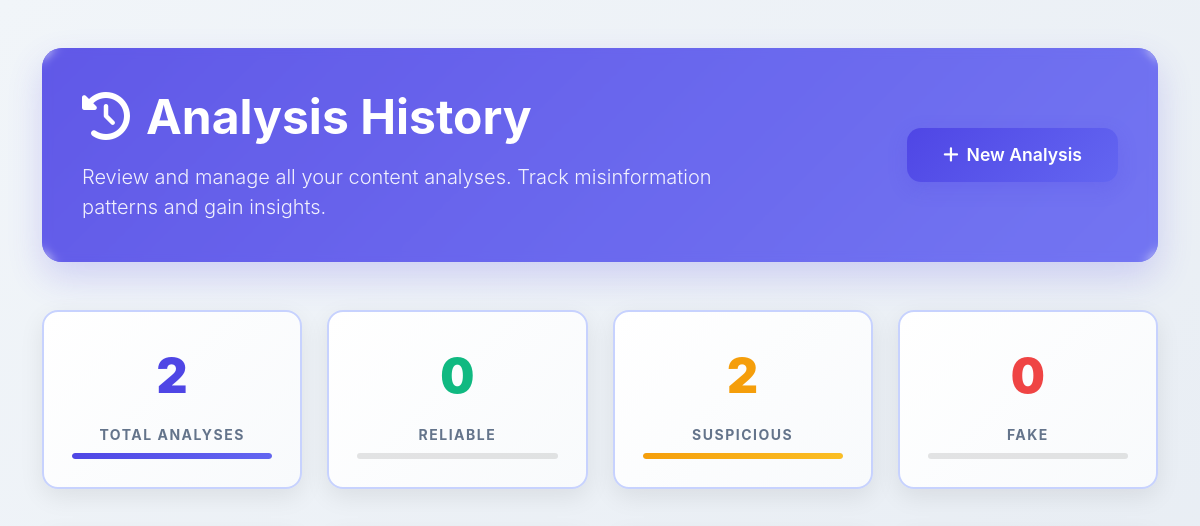
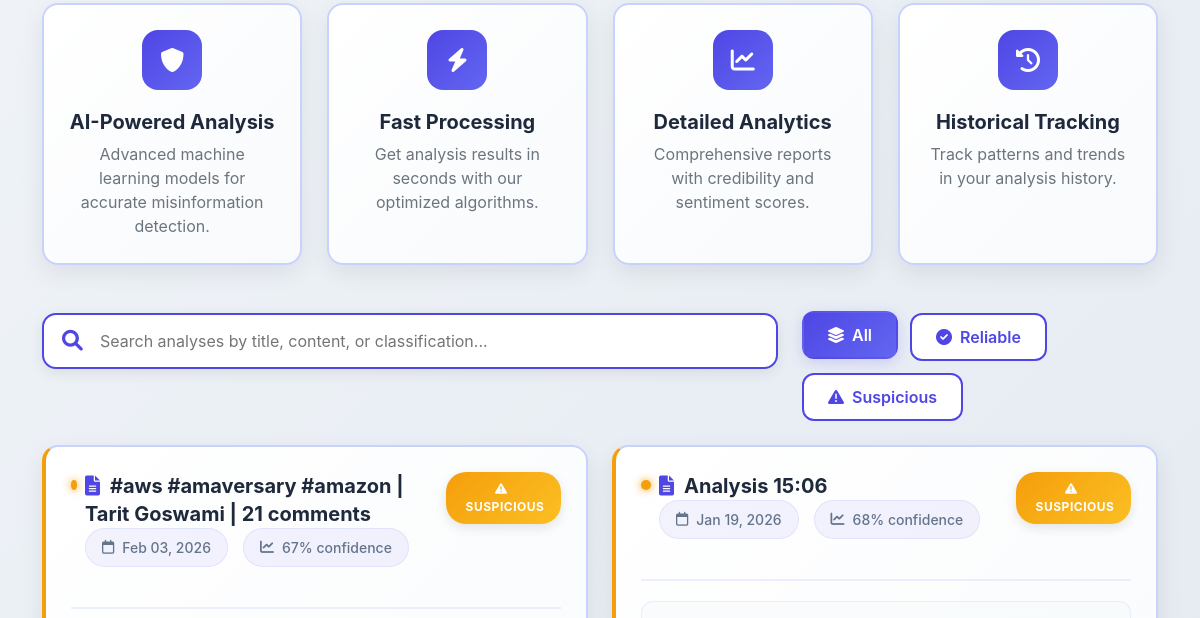
The app's page /history (signed in, upper part), older data (2 pictures, top to bottom).
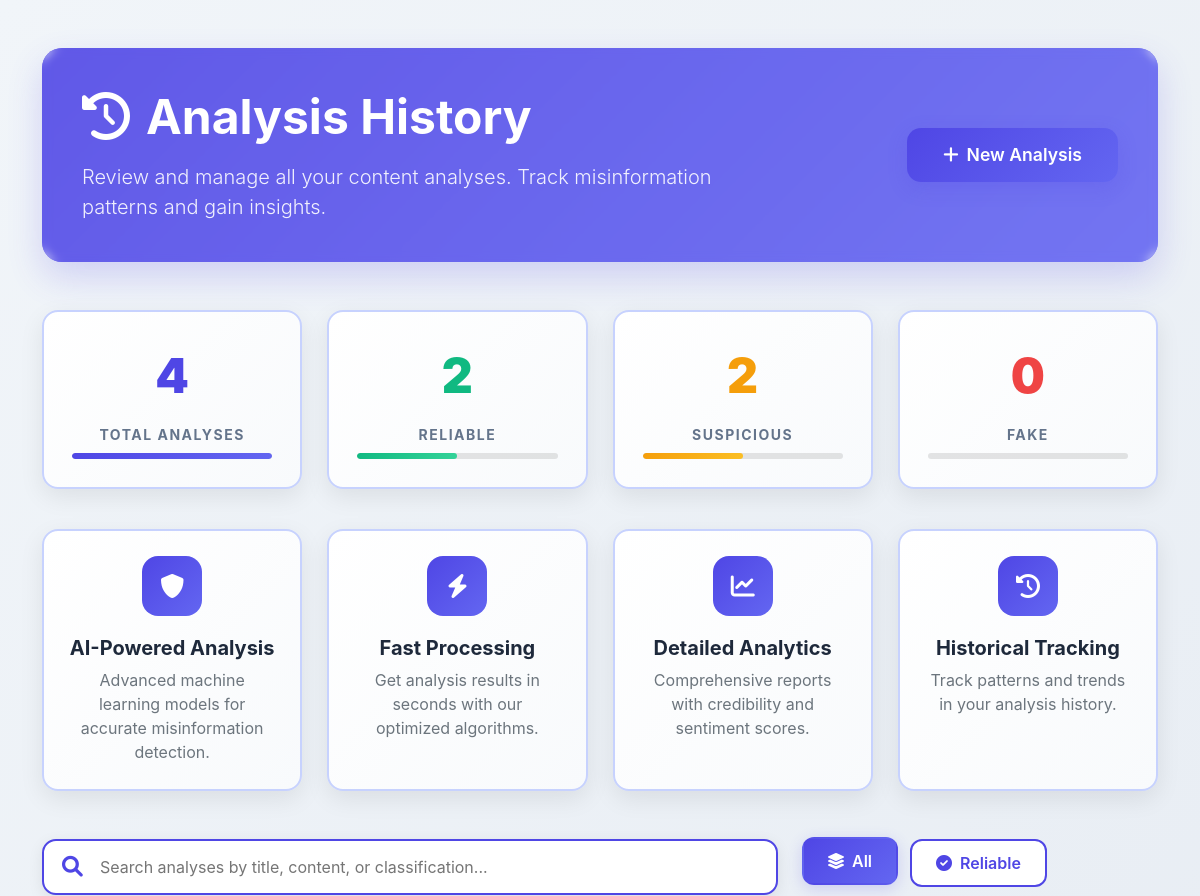
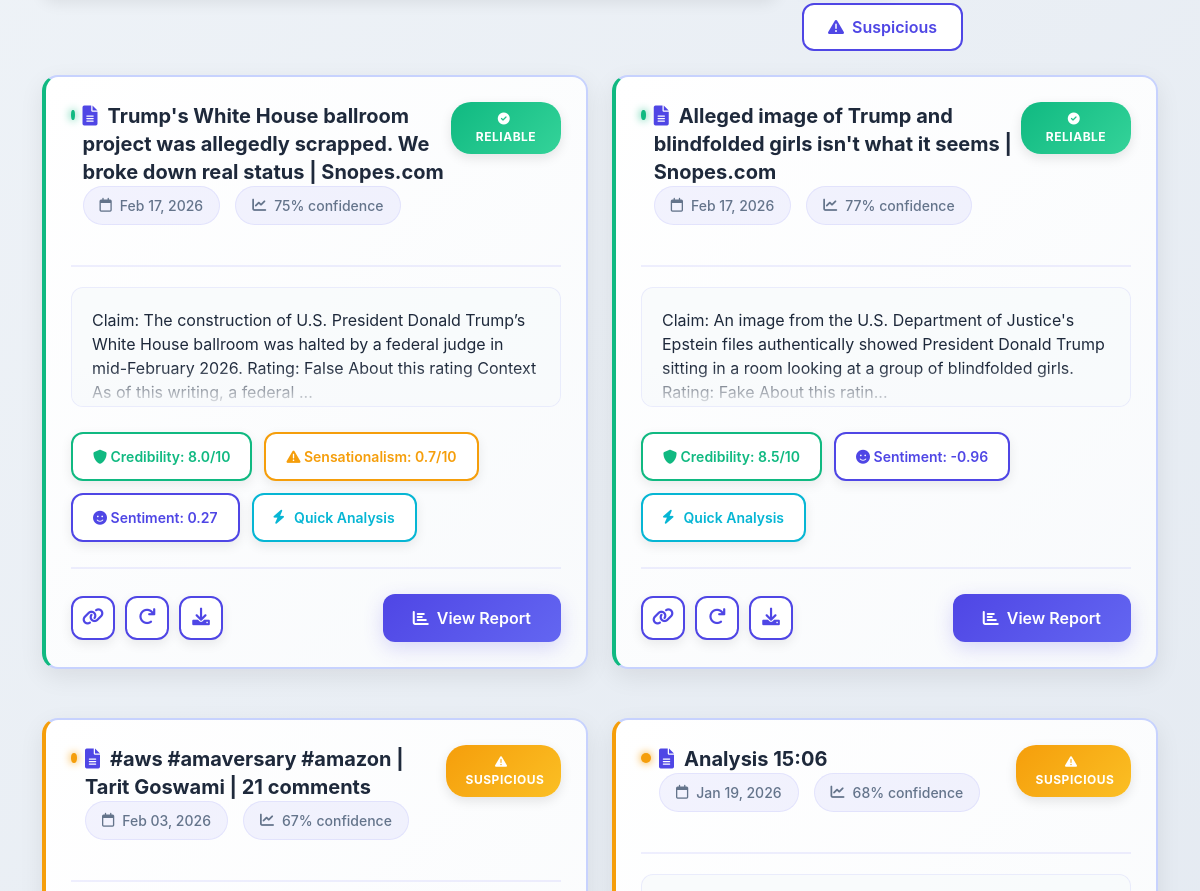
The same page, newer data (2 pictures, top to bottom).
### app.py (models this page shows, shortened)
class Analysis(db.Model):
    __tablename__ = 'analyses'
    id = db.Column(db.Integer, primary_key=True)
    title = db.Column(db.Text, default='')
    content = db.Column(db.Text, default='')  # raw text content (for display/search)
    article_data = db.Column(db.JSON, nullable=True)  # optional structured article extraction
    source_url = db.Column(db.Text, nullable=True)  # This should be nullable
    classification = db.Column(db.String(20), nullable=False, default='UNKNOWN')  # RELIABLE, SUSPICIOUS, FAKE, etc.
    confidence_score = db.Column(db.Float, nullable=True)
    sentiment_score = db.Column(db.Float, nullable=True)
    sensationalism_score = db.Column(db.Float, nullable=True)
    credibility_score = db.Column(db.Float, nullable=True)
    key_findings = db.Column(db.Text, default='[]')  # JSON string
    recommendations = db.Column(db.Text, nullable=True)  # JSON string
    fact_checks = db.Column(db.Text, nullable=True)  # JSON string
    analysis_metadata = db.Column(db.Text, default='{}')  # JSON string (e.g. word count, etc.)
    is_quick_analysis = db.Column(db.Boolean, default=False)
    user_id = db.Column(db.Integer, db.ForeignKey('user.id'), nullable=False)
    created_at = db.Column(db.DateTime, default=lambda: datetime.now(timezone.utc))
    updated_at = db.Column(db.DateTime, default=lambda: datetime.now(timezone.utc),
                           onupdate=lambda: datetime.now(timezone.utc))

### app.py (the view)
@app.route('/history')
@login_required
def analysis_history():
    page = request.args.get('page', 1, type=int)
    per_page = 20
    analyses_pagination = Analysis.query.filter_by(user_id=current_user.id) \
        .order_by(Analysis.created_at.desc()) \
        .paginate(page=page, per_page=per_page, error_out=False)
    total_analyses = Analysis.query.filter_by(user_id=current_user.id).count()
    reliable_count = Analysis.query.filter_by(user_id=current_user.id, classification='RELIABLE').count()
    suspicious_count = Analysis.query.filter_by(user_id=current_user.id, classification='SUSPICIOUS').count()
    fake_count = Analysis.query.filter_by(user_id=current_user.id, classification='FAKE').count()
    debug_mode = request.args.get('debug') == 'true'
    return render_template('analysis_history.html',
                           analyses=analyses_pagination.items,
                           pagination=analyses_pagination,
                           total_analyses=total_analyses,
                           reliable_count=reliable_count,
                           suspicious_count=suspicious_count,
                           fake_count=fake_count,
                           debug_mode=debug_mode)

### app.py (called while the page is built)
@login_manager.user_loader
def load_user(user_id):
    try:
        return db.session.get(User, int(user_id))
    except Exception:
        return None

@app.context_processor
def inject_gemini_status():
    return {
        'gemini_available': _GEMINI_AVAILABLE,
        'gemini_model': _GEMINI_MODEL,
        'gemini_api_key_set': bool(_GEMINI_API_KEY and _GEMINI_API_KEY != 'your-gemini-api-key-here')
    }

### templates/analysis_History.html (shortened to what this page needs)
<!DOCTYPE html>
<html lang="en">
<head>
    <link href="https://cdn.jsdelivr.net/npm/bootstrap@5.1.3/dist/css/bootstrap.min.css" rel="stylesheet">
    <link rel="stylesheet" href="https://cdnjs.cloudflare.com/ajax/libs/font-awesome/6.0.0/css/all.min.css">
</head>
<body>
    <div class="container py-5">
        <div class="professional-header mb-5">
            <div class="row align-items-center">
                <div class="col-lg-8">
                    <h1 class="display-5 fw-bold mb-3">
                        <i class="fas fa-history me-3"></i>Analysis History
                    </h1>
                    <p class="lead mb-0" style="opacity: 0.9;">
                        Review and manage all your content analyses. Track misinformation patterns and gain insights.
                    </p>
                </div>
                <div class="col-lg-4 text-lg-end mt-4 mt-lg-0">
                    <a href="{{ url_for('analyze') }}" class="btn btn-primary-solid">
                        <i class="fas fa-plus me-2"></i>New Analysis
                    </a>
                </div>
            </div>
        </div>
        {% if analyses %}
        <div class="stats-summary">
            <div class="summary-card total">
                <div class="summary-number">{{ total_analyses|default(0) }}</div>
                <div class="summary-label">Total Analyses</div>
                <div class="progress-track">
                    <div class="progress-fill progress-primary" style="width: 100%"></div>
                </div>
            </div>
            <div class="summary-card reliable">
                <div class="summary-number">{{ reliable_count|default(0) }}</div>
                <div class="summary-label">Reliable</div>
                <div class="progress-track">
                    <div class="progress-fill progress-success"
                        style="width: {{ (reliable_count/total_analyses*100)|default(0) }}%"></div>
                </div>
            </div>
            <div class="summary-card suspicious">
                <div class="summary-number">{{ suspicious_count|default(0) }}</div>
                <div class="summary-label">Suspicious</div>
                <div class="progress-track">
                    <div class="progress-fill progress-warning"
                        style="width: {{ (suspicious_count/total_analyses*100)|default(0) }}%"></div>
                </div>
            </div>
            <div class="summary-card fake">
                <div class="summary-number">{{ fake_count|default(0) }}</div>
                <div class="summary-label">Fake</div>
                <div class="progress-track">
                </div>
            </div>
        </div>
        {% endif %}
        <div class="features-grid mb-5">
            <div class="feature-item">
                <div class="feature-icon">
                    <i class="fas fa-shield-alt"></i>
                </div>
                <h5 class="fw-bold mb-2">AI-Powered Analysis</h5>
                <p class="text-muted mb-0">Advanced machine learning models for accurate misinformation detection.</p>
            </div>
            <div class="feature-item">
                <div class="feature-icon">
                    <i class="fas fa-bolt"></i>
                </div>
                <h5 class="fw-bold mb-2">Fast Processing</h5>
                <p class="text-muted mb-0">Get analysis results in seconds with our optimized algorithms.</p>
            </div>
            <div class="feature-item">
                <div class="feature-icon">
                    <i class="fas fa-chart-line"></i>
                </div>
                <h5 class="fw-bold mb-2">Detailed Analytics</h5>
                <p class="text-muted mb-0">Comprehensive reports with credibility and sentiment scores.</p>
            </div>
            <div class="feature-item">
                <div class="feature-icon">
                    <i class="fas fa-history"></i>
                </div>
                <h5 class="fw-bold mb-2">Historical Tracking</h5>
                <p class="text-muted mb-0">Track patterns and trends in your analysis history.</p>
            </div>
        </div>
        <div class="row mt-4">
            <div class="col-lg-8">
                <div class="search-container">
                    <i class="fas fa-search"></i>
                    <input type="text" id="searchInput"
                        placeholder="Search analyses by title, content, or classification...">
                </div>
            </div>
            <div class="col-lg-4">
                <div class="filter-buttons">
                    <button class="filter-btn active" data-filter="all">
                        <i class="fas fa-layer-group me-2"></i>All
                    </button>
                    <button class="filter-btn" data-filter="reliable">
                        <i class="fas fa-check-circle me-2"></i>Reliable
                    </button>
                    <button class="filter-btn" data-filter="suspicious">
                        <i class="fas fa-exclamation-triangle me-2"></i>Suspicious
                    </button>
                </div>
            </div>
        </div>
        {% if not analyses or analyses|length == 0 %}
        <div class="empty-state">
            <div class="empty-icon">
                <i class="fas fa-search"></i>
            </div>
            <h2 class="empty-title">No Analyses <span>Found</span></h2>
            <p class="empty-text">
                You haven't performed any analyses yet. Start by analyzing your first piece of content
                to detect misinformation and get valuable insights.
            </p>
            <a href="{{ url_for('analyze') }}" class="btn btn-primary-solid">
                <i class="fas fa-bolt me-2"></i>Start Your First Analysis
            </a>
        </div>
        {% else %}
        <div class="row" id="analysesGrid">
            {% for analysis in analyses %}
            <div class="col-lg-6 mb-4">
                <div class="history-card {{ analysis.classification|lower }}">
                    <div class="card-header-section">
                        <div class="d-flex align-items-start w-100">
                            <span class="status-indicator status-{{ analysis.classification|lower }} mt-2"></span>
                            <div class="flex-grow-1">
                                <h3 class="card-title">
                                    <i class="fas fa-file-alt"></i>{{ analysis.title or "Untitled Analysis" }}
                                </h3>
                                <div class="meta-info">
                                    <span class="meta-item">
                                        <i class="far fa-calendar"></i>
                                        {{ analysis.created_at.strftime('%b %d, %Y') }}
                                    </span>
                                    {% if analysis.confidence_score %}
                                    <span class="meta-item">
                                        <i class="fas fa-chart-line"></i>
                                        {{ "%.0f"|format(analysis.confidence_score * 100) }}% confidence
                                    </span>
                                    {% endif %}
                                </div>
                            </div>
                        </div>
                        <span class="classification-badge badge-{{ analysis.classification|lower }}">
                            {% if analysis.classification == 'RELIABLE' %}
                            <i class="fas fa-check-circle me-1"></i>
                            {% elif analysis.classification == 'SUSPICIOUS' %}
                            <i class="fas fa-exclamation-triangle me-1"></i>
                            {% elif analysis.classification == 'FAKE' %}
                            <i class="fas fa-times-circle me-1"></i>
                            {% else %}
                            <i class="fas fa-question-circle me-1"></i>
                            {% endif %}
                            {{ analysis.classification }}
                        </span>
                    </div>
                    {% if analysis.content %}
                    <div class="content-preview">
                        <p class="mb-0" style="color: var(--dark-color);">
                            {{ analysis.content[:200] }}{% if analysis.content|length > 200 %}...{% endif %}
                        </p>
                    </div>
                    {% endif %}
                    <div class="stats-container">
                        {% if analysis.credibility_score %}
                        <div class="stat-pill credibility tooltip-wrapper">
                            <i class="fas fa-shield-alt"></i>
                            <span>Credibility: {{ "%.1f"|format(analysis.credibility_score) }}/10</span>
                        </div>
                        {% endif %}
                        {% if analysis.sensationalism_score %}
                        <div class="stat-pill sensationalism tooltip-wrapper">
                            <i class="fas fa-exclamation-triangle"></i>
                            <span>Sensationalism: {{ "%.1f"|format(analysis.sensationalism_score) }}/10</span>
                        </div>
                        {% endif %}
                        {% if analysis.sentiment_score %}
                        <div class="stat-pill sentiment tooltip-wrapper">
                            <i class="fas fa-smile"></i>
                            <span>Sentiment: {{ "%.2f"|format(analysis.sentiment_score) }}</span>
                        </div>
                        {% endif %}
                        {% if analysis.is_quick_analysis %}
                        <div class="stat-pill confidence">
                            <i class="fas fa-bolt"></i>
                            <span>Quick Analysis</span>
                        </div>
                        {% endif %}
                    </div>
                    <div class="card-actions">
                        <div class="quick-actions">
                            <button class="action-icon tooltip-wrapper" onclick="copyAnalysisLink({{ analysis.id }})">
                                <i class="fas fa-link"></i>
                            </button>
                            <button class="action-icon tooltip-wrapper" onclick="reanalyze({{ analysis.id }})">
                                <i class="fas fa-redo"></i>
                            </button>
                            <button class="action-icon tooltip-wrapper" onclick="exportAnalysis({{ analysis.id }})">
                                <i class="fas fa-download"></i>
                            </button>
                        </div>
                        <a href="{{ url_for('analysis_detail', analysis_id=analysis.id) }}"
                            class="btn btn-view-details">
                            <i class="fas fa-chart-bar me-2"></i>View Report
                        </a>
                    </div>
                </div>
            </div>
            {% endfor %}
        </div>
        {% endif %}
    </div>
</body>
</html>

Row changes from the older to the newer data that the page shows:
added Analysis: title "Trump's White House ballroom project was allegedly scrapped. We broke down real status | Snopes.com", created_at "Feb 17, 2026", analysis.confidence_score*100 "75", classification "RELIABLE", content "Claim: The construction of U.S. President Donald Trump’s White House ballroom was halted by a federal judge in mid-February 2026. Rating: False About this rating Context As of this writing, a federal", credibility_score "8.0", sensationalism_score "0.7", sentiment_score "0.27", is_quick_analysis True (drawn)
added Analysis: title "Alleged image of Trump and blindfolded girls isn't what it seems | Snopes.com", created_at "Feb 17, 2026", analysis.confidence_score*100 "77", classification "RELIABLE", content "Claim: An image from the U.S. Department of Justice's Epstein files authentically showed President Donald Trump sitting in a room looking at a group of blindfolded girls. Rating: Fake About this ratin", credibility_score "8.5", sentiment_score "-0.96", is_quick_analysis True (drawn)
Text that changed along with them:
{{ total_analyses|default(0) }}: "2" → "4"
{{ reliable_count|default(0) }}: "0" → "2"
{{ (suspicious_count/total_analyses*100)|default(0) }}: 100.0 → 50.0 (drawn)
